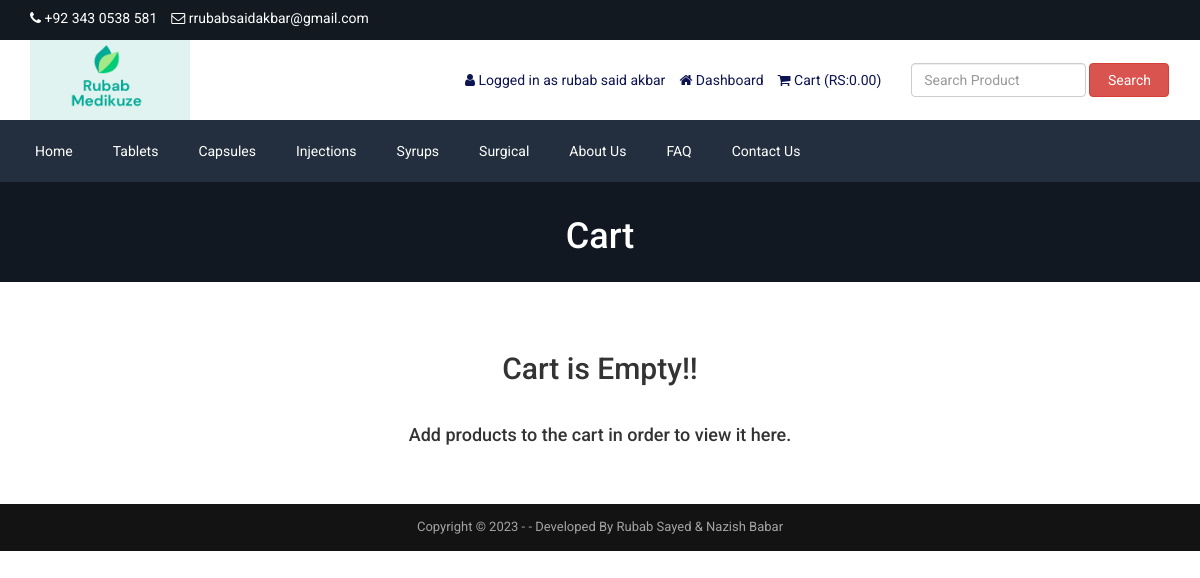
/cart.php (signed in), run on the app's committed database.
### tables this page shows
CREATE TABLE `tbl_settings` (
  `id` int(11) NOT NULL,
  `logo` varchar(255) NOT NULL,
  `favicon` varchar(255) NOT NULL,
  `footer_about` text NOT NULL,
  `footer_copyright` text NOT NULL,
  `contact_address` text NOT NULL,
  `contact_email` varchar(255) NOT NULL,
  `contact_phone` varchar(255) NOT NULL,
  `contact_fax` varchar(255) NOT NULL,
  `contact_map_iframe` text NOT NULL,
  `receive_email` varchar(255) NOT NULL,
  `receive_email_subject` varchar(255) NOT NULL,
  `receive_email_thank_you_message` text NOT NULL,
  `forget_password_message` text NOT NULL,
  `total_recent_post_footer` int(10) NOT NULL,
  `total_popular_post_footer` int(10) NOT NULL,
  `total_recent_post_sidebar` int(11) NOT NULL,
  `total_popular_post_sidebar` int(11) NOT NULL,
  `total_featured_product_home` int(11) NOT NULL,
  `total_latest_product_home` int(11) NOT NULL,
  `total_popular_product_home` int(11) NOT NULL,
  `meta_title_home` text NOT NULL,
  `meta_keyword_home` text NOT NULL,
  `meta_description_home` text NOT NULL,
  `banner_login` varchar(255) NOT NULL,
  `banner_registration` varchar(255) NOT NULL,
  `banner_forget_password` varchar(255) NOT NULL,
  `banner_reset_password` varchar(255) NOT NULL,
  `banner_search` varchar(255) NOT NULL,
  `banner_cart` varchar(255) NOT NULL,
  `banner_checkout` varchar(255) NOT NULL,
  `banner_product_category` varchar(255) NOT NULL,
  `banner_blog` varchar(255) NOT NULL,
  `cta_title` varchar(255) NOT NULL,
  `cta_content` text NOT NULL,
  `cta_read_more_text` varchar(255) NOT NULL,
  `cta_read_more_url` varchar(255) NOT NULL,
  `cta_photo` varchar(255) NOT NULL,
  `featured_product_title` varchar(255) NOT NULL,
  `featured_product_subtitle` varchar(255) NOT NULL,
  `latest_product_title` varchar(255) NOT NULL,
  `latest_product_subtitle` varchar(255) NOT NULL,
  `popular_product_title` varchar(255) NOT NULL,
  `popular_product_subtitle` varchar(255) NOT NULL,
  `testimonial_title` varchar(255) NOT NULL,
  `testimonial_subtitle` varchar(255) NOT NULL,
  `testimonial_photo` varchar(255) NOT NULL,
  `blog_title` varchar(255) NOT NULL,
  `blog_subtitle` varchar(255) NOT NULL,
  `newsletter_text` text NOT NULL,
  `paypal_email` varchar(255) NOT NULL,
  `stripe_public_key` varchar(255) NOT NULL,
  `stripe_secret_key` varchar(255) NOT NULL,
  `bank_detail` text NOT NULL,
  `before_head` text NOT NULL,
  `after_body` text NOT NULL,
  `before_body` text NOT NULL,
  `home_service_on_off` int(11) NOT NULL,
  `home_welcome_on_off` int(11) NOT NULL,
  `home_featured_product_on_off` int(11) NOT NULL,
  `home_latest_product_on_off` int(11) NOT NULL,
  `home_popular_product_on_off` int(11) NOT NULL,
  `home_testimonial_on_off` int(11) NOT NULL,
  `home_blog_on_off` int(11) NOT NULL,
  `newsletter_on_off` int(11) NOT NULL,
  `ads_above_welcome_on_off` int(1) NOT NULL,
  `ads_above_featured_product_on_off` int(1) NOT NULL,
  `ads_above_latest_product_on_off` int(1) NOT NULL,
  `ads_above_popular_product_on_off` int(1) NOT NULL,
  `ads_above_testimonial_on_off` int(1) NOT NULL,
  `ads_category_sidebar_on_off` int(1) NOT NULL
);

CREATE TABLE `tbl_top_category` (
  `tcat_id` int(11) NOT NULL,
  `tcat_name` varchar(255) NOT NULL,
  `show_on_menu` int(1) NOT NULL
);

CREATE TABLE `tbl_page` (
  `id` int(11) NOT NULL,
  `about_title` varchar(255) NOT NULL,
  `about_content` text NOT NULL,
  `about_banner` varchar(255) NOT NULL,
  `about_meta_title` varchar(255) NOT NULL,
  `about_meta_keyword` text NOT NULL,
  `about_meta_description` text NOT NULL,
  `faq_title` varchar(255) NOT NULL,
  `faq_banner` varchar(255) NOT NULL,
  `faq_meta_title` varchar(255) NOT NULL,
  `faq_meta_keyword` text NOT NULL,
  `faq_meta_description` text NOT NULL,
  `blog_title` varchar(255) NOT NULL,
  `blog_banner` varchar(255) NOT NULL,
  `blog_meta_title` varchar(255) NOT NULL,
  `blog_meta_keyword` text NOT NULL,
  `blog_meta_description` text NOT NULL,
  `contact_title` varchar(255) NOT NULL,
  `contact_banner` varchar(255) NOT NULL,
  `contact_meta_title` varchar(255) NOT NULL,
  `contact_meta_keyword` text NOT NULL,
  `contact_meta_description` text NOT NULL,
  `pgallery_title` varchar(255) NOT NULL,
  `pgallery_banner` varchar(255) NOT NULL,
  `pgallery_meta_title` varchar(255) NOT NULL,
  `pgallery_meta_keyword` text NOT NULL,
  `pgallery_meta_description` text NOT NULL,
  `vgallery_title` varchar(255) NOT NULL,
  `vgallery_banner` varchar(255) NOT NULL,
  `vgallery_meta_title` varchar(255) NOT NULL,
  `vgallery_meta_keyword` text NOT NULL,
  `vgallery_meta_description` text NOT NULL
);

### cart.php (the view, shortened to what this page needs)
<?php require_once('header.php'); ?>
<?php
$statement = $pdo->prepare("SELECT * FROM tbl_settings WHERE id=1");
$statement->execute();
$result = $statement->fetchAll(PDO::FETCH_ASSOC);
foreach ($result as $row) {
    $banner_cart = $row['banner_cart'];
}
?>
<div class="page-banner" style="background-image: url(assets/uploads/<?php echo $banner_cart; ?>)">
    <div class="overlay"></div>
    <div class="page-banner-inner">
        <h1><?php echo LANG_VALUE_18; ?></h1>
    </div>
</div>
<div class="page">
	<div class="container">
		<div class="row">
			<div class="col-md-12">
                <?php if(!isset($_SESSION['cart_p_id'])): ?>
                    <?php echo '<h2 class="text-center">Cart is Empty!!</h2></br>'; ?>
                    <?php echo '<h4 class="text-center">Add products to the cart in order to view it here.</h4>'; ?>
                <?php endif; ?>
			</div>
		</div>
	</div>
</div>
<?php require_once('footer.php'); ?>

### header.php (shortened to what this page needs)
<?php
include("admin/inc/config.php");
$statement = $pdo->prepare("SELECT * FROM tbl_settings WHERE id=1");
$statement->execute();
$result = $statement->fetchAll(PDO::FETCH_ASSOC);
foreach ($result as $row)
{
	$contact_email = $row['contact_email'];
	$contact_phone = $row['contact_phone'];
}
?>
<!DOCTYPE html>
<html lang="en">
<head>
	<link rel="stylesheet" href="assets/css/bootstrap.min.css">
	<link rel="stylesheet" href="assets/css/font-awesome.min.css">
	<link rel="stylesheet" href="assets/css/owl.carousel.min.css">
	<link rel="stylesheet" href="assets/css/owl.theme.default.min.css">
	<link rel="stylesheet" href="assets/css/jquery.bxslider.min.css">
    <link rel="stylesheet" href="assets/css/magnific-popup.css">
    <link rel="stylesheet" href="assets/css/rating.css">
	<link rel="stylesheet" href="assets/css/spacing.css">
	<link rel="stylesheet" href="assets/css/bootstrap-touch-slider.css">
	<link rel="stylesheet" href="assets/css/animate.min.css">
	<link rel="stylesheet" href="assets/css/tree-menu.css">
	<link rel="stylesheet" href="assets/css/select2.min.css">
	<link rel="stylesheet" href="assets/css/main.css">
	<link rel="stylesheet" href="assets/css/responsive.css">
	<?php
	$statement = $pdo->prepare("SELECT * FROM tbl_page WHERE id=1");
	$statement->execute();
	$result = $statement->fetchAll(PDO::FETCH_ASSOC);
		?>
</head>
<body>
<div class="top">
	<div class="container">
		<div class="row">
			<div class="col-md-6 col-sm-6 col-xs-12">
				<div class="left">
					<ul>
						<li><i class="fa fa-phone"></i> <?php echo $contact_phone; ?></li>
						<li><i class="fa fa-envelope-o"></i> <?php echo $contact_email; ?></li>
					</ul>
				</div>
			</div>
			<div class="col-md-6 col-sm-6 col-xs-12">
			</div>
		</div>
	</div>
</div>
<div class="header">
	<div class="container">
		<div class="row inner">
			<div class="col-md-4 logo">
				<a>
					<img src="assets/uploads/logo.png">
				</a>
			</div>
			<div class="col-md-5 right">
				<ul>
					<?php
					if(isset($_SESSION['customer'])) {
						?>
						<li><i class="fa fa-user"></i> <?php echo LANG_VALUE_13; ?> <?php echo $_SESSION['customer']['cust_name']; ?></li>
						<li><a href="dashboard.php"><i class="fa fa-home"></i> <?php echo LANG_VALUE_89; ?></a></li>
						<?php
					} else {
						?>
						<li><a href="login.php"><i class="fa fa-sign-in"></i> <?php echo LANG_VALUE_9; ?></a></li>
						<li><a href="registration.php"><i class="fa fa-user-plus"></i> <?php echo LANG_VALUE_15; ?></a></li>
						<?php
					}
					?>
					<li><a href="cart.php"><i class="fa fa-shopping-cart"></i> <?php echo LANG_VALUE_18; ?> (<?php echo LANG_VALUE_1; ?><?php
					if(isset($_SESSION['cart_p_id'])) {
						$table_total_price = 0;
						$i=0;
	                    foreach($_SESSION['cart_p_qty'] as $key => $value)
	                    {
	                        $i++;
	                        $arr_cart_p_qty[$i] = $value;
	                    }                    $i=0;
	                    foreach($_SESSION['cart_p_current_price'] as $key => $value)
	                    {
	                        $i++;
	                        $arr_cart_p_current_price[$i] = $value;
	                    }
	                    for($i=1;$i<=count($arr_cart_p_qty);$i++) {
	                    	$row_total_price = $arr_cart_p_current_price[$i]*$arr_cart_p_qty[$i];
	                        $table_total_price = $table_total_price + $row_total_price;
	                    }
						echo $table_total_price;
					} else {
						echo '0.00';
					}
					?>)</a></li>
				</ul>
			</div>
			<div class="col-md-3 search-area">
				<form class="navbar-form navbar-left" role="search" action="search-result.php" method="get">
					<div class="form-group">
						<input type="text" class="form-control search-top" placeholder="<?php echo LANG_VALUE_2; ?>" name="search_text">
					</div>
					<button type="submit" class="btn btn-danger"><?php echo LANG_VALUE_3; ?></button>
				</form>
			</div>
		</div>
	</div>
</div>
<div class="nav">
	<div class="container">
		<div class="row">
			<div class="col-md-12 pl_0 pr_0">
				<div class="menu-container">
					<div class="menu">
						<ul>
							<li><a href="index.php">Home</a></li>
							<?php
							$statement = $pdo->prepare("SELECT * FROM tbl_top_category WHERE show_on_menu=1");
							$statement->execute();
							$result = $statement->fetchAll(PDO::FETCH_ASSOC);
							foreach ($result as $row) {
								?>
								<li><a href="product-category.php?id=<?php echo $row['tcat_id']; ?>&type=top-category"><?php echo $row['tcat_name']; ?></a>
								</li>
								<?php
							}
							?>
							<?php
							$statement = $pdo->prepare("SELECT * FROM tbl_page WHERE id=1");
							$statement->execute();
							$result = $statement->fetchAll(PDO::FETCH_ASSOC);
							foreach ($result as $row) {
								$about_title = $row['about_title'];
								$faq_title = $row['faq_title'];
								$contact_title = $row['contact_title'];
							}
							?>
							<li><a href="about.php"><?php echo $about_title; ?></a></li>
							<li><a href="faq.php"><?php echo $faq_title; ?></a></li>
							<li><a href="contact.php"><?php echo $contact_title; ?></a></li>
						</ul>
					</div>
				</div>
			</div>
		</div>
	</div>
</div>

### footer.php (shortened to what this page needs)
<?php
$statement = $pdo->prepare("SELECT * FROM tbl_settings WHERE id=1");
$statement->execute();
$result = $statement->fetchAll(PDO::FETCH_ASSOC);
foreach ($result as $row)
{
	$footer_copyright = $row['footer_copyright'];
}
?>
<div class="footer-bottom">
	<div class="container">
		<div class="row">
			<div class="col-md-12 copyright">
				<?php echo $footer_copyright; ?>
			</div>
		</div>
	</div>
</div>
</body>
</html>

### assets/css/main.css (style rules this page uses)
* { margin: 0; padding: 0; }
body { font-family: "Roboto", sans-serif; font-size: 14px; }
h1, h2, h3, h4, h5, h6 { font-family: "Roboto", sans-serif; }
a { text-decoration: none; }
.top { width: 100%; height: 40px; background: #131921; }
.top .left { float: left; }
.top .left ul { padding-top: 8px; }
.top .left ul li { list-style-type: none; float: left; margin-right: 14px; color: white; }
.top .left ul li i { color: white; }
.header { width: 100%; height: auto; background: #fff; }
.header .inner { height: auto; display: table; }
.header .logo { float: none; display: table-cell; vertical-align: middle; }
.header .logo img { max-width: 100%; height: 80px; }
.header .navbar-form .form-control { width: 300px; }
.header .search-area { float: none; display: table-cell; vertical-align: middle; }
.header .search-area .form-group { width: calc(100% - 84px); }
.header .search-area button { width: 80px; }
.header .search-area form { width: 100%; }
.header .right { float: none; display: table-cell; vertical-align: middle; padding-right: 0; }
.header .right ul { float: right; margin-bottom: 0; }
.header .right ul li { list-style-type: none; float: left; margin-left: 14px; color: #0d1452; }
.header .right ul li a { color: #0d1452; }
.header .navbar-form .search-top { width: 100%; }
.nav { background: #232f3e; }
.menu-container { width: 100%; margin: 0 auto; background: #232f3e; }
.menu-dropdown-icon:before { content: "\f067"; font-family: "FontAwesome"; display: none; cursor: pointer; float: right; padding: 1.5em 2em; background: #fff; color: #333; }
.menu > ul { margin: 0 auto; width: 100%; list-style: none; padding: 0; position: relative; box-sizing: border-box; }
.menu > ul:before, .menu > ul:after { content: ""; display: table; }
.menu > ul:after { clear: both; }
.menu > ul > li { float: left; padding: 0; margin: 0; }
.menu > ul > li a { text-decoration: none; padding: 1.5em 20px; display: block; color: #fff; }
.footer-bottom { width: 100%; height: auto; background: #141314; padding: 14px 0; }
.footer-bottom .copyright { font-size: 13px; color: #a3a3a3; text-align: center; }
.page-banner { width: 100%; height: auto; background-repeat: no-repeat; background-position: center center; -webkit-background-size: cover; background-size: cover; position: relative; padding-top: 15px; padding-bottom: 15px; overflow: hidden; }
.page-banner .overlay { position: absolute; left: 0; top: 0; width: 100%; height: 100%; opacity: 0.7; background: #131921; }
.page-banner h1 { color: #fff; text-align: center; z-index: 999; position: relative; }
.page { width: 100%; height: auto; padding-top: 50px; padding-bottom: 50px; }

### assets/css/responsive.css (style rules this page uses)
@media only screen and (min-width: 992px) { .header .inner { width: 100%; } }
@media only screen and (min-width: 992px) { .header .search-area { padding-right: 0; } }
@media only screen and (min-width: 992px) { .header .search-area form { padding-right: 0; } }
@media only screen and (min-width: 992px) { .header .container { padding-right: 0; } }

### data on the page
tbl_settings: contact_phone "+92 343 0538 581", contact_email "rrubabsaidakbar@gmail.com", banner_cart (picture), footer_copyright "Copyright © 2023 - - Developed By Rubab Sayed & Nazish Babar"
tbl_top_category: tcat_name "Tablets"
tbl_top_category: tcat_name "Capsules"
tbl_top_category: tcat_name "Injections"
tbl_top_category: tcat_name "Syrups"
tbl_top_category: tcat_name "Surgical"
tbl_page: about_title "About Us", faq_title "FAQ", contact_title "Contact Us"

### other printed values
LANG_VALUE_13 "Logged in as"
$_SESSION['customer']['cust_name'] "rubab said akbar"
LANG_VALUE_89 "Dashboard"
LANG_VALUE_18 "Cart"
LANG_VALUE_1 "RS:"
LANG_VALUE_3 "Search"
